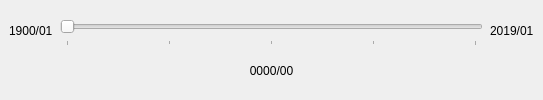
<?xml version="1.0" encoding="UTF-8"?>
<ui version="4.0">
 <class>DockWidget</class>
 <widget class="QDockWidget" name="DockWidget">
  <property name="geometry">
   <rect>
    <x>0</x>
    <y>0</y>
    <width>543</width>
    <height>100</height>
   </rect>
  </property>
  <property name="minimumSize">
   <size>
    <width>333</width>
    <height>100</height>
   </size>
  </property>
  <property name="maximumSize">
   <size>
    <width>524287</width>
    <height>100</height>
   </size>
  </property>
  <property name="windowTitle">
   <string>DockWidget</string>
  </property>
  <widget class="QWidget" name="dockWidgetContents">
   <layout class="QGridLayout" name="gridLayout">
    <property name="topMargin">
     <number>11</number>
    </property>
    <item row="0" column="0">
     <layout class="QVBoxLayout" name="verticalLayout">
      <property name="spacing">
       <number>0</number>
      </property>
      <property name="leftMargin">
       <number>0</number>
      </property>
      <property name="topMargin">
       <number>0</number>
      </property>
      <property name="rightMargin">
       <number>0</number>
      </property>
      <property name="bottomMargin">
       <number>0</number>
      </property>
      <item>
       <layout class="QHBoxLayout" name="horizontalLayout">
        <property name="spacing">
         <number>7</number>
        </property>
        <item>
         <widget class="QLabel" name="label_begin">
          <property name="text">
           <string>1900/01</string>
          </property>
         </widget>
        </item>
        <item>
         <widget class="QSlider" name="horizontalSlider">
          <property name="minimumSize">
           <size>
            <width>0</width>
            <height>30</height>
           </size>
          </property>
          <property name="minimum">
           <number>0</number>
          </property>
          <property name="maximum">
           <number>100</number>
          </property>
          <property name="tracking">
           <bool>true</bool>
          </property>
          <property name="orientation">
           <enum>Qt::Horizontal</enum>
          </property>
          <property name="tickPosition">
           <enum>QSlider::TicksBelow</enum>
          </property>
          <property name="tickInterval">
           <number>25</number>
          </property>
         </widget>
        </item>
        <item>
         <widget class="QLabel" name="label_end">
          <property name="text">
           <string>2019/01</string>
          </property>
         </widget>
        </item>
       </layout>
      </item>
      <item>
       <widget class="QLabel" name="label_current">
        <property name="text">
         <string>0000/00</string>
        </property>
        <property name="alignment">
         <set>Qt::AlignCenter</set>
        </property>
       </widget>
      </item>
     </layout>
    </item>
   </layout>
  </widget>
 </widget>
 <resources/>
 <connections>
  <connection>
   <sender>horizontalSlider</sender>
   <signal>sliderReleased()</signal>
   <receiver>DockWidget</receiver>
   <slot>on_value_changed()</slot>
   <hints>
    <hint type="sourcelabel">
     <x>199</x>
     <y>52</y>
    </hint>
    <hint type="destinationlabel">
     <x>199</x>
     <y>50</y>
    </hint>
   </hints>
  </connection>
  <connection>
   <sender>horizontalSlider</sender>
   <signal>valueChanged(int)</signal>
   <receiver>DockWidget</receiver>
   <slot>on_value_changed()</slot>
   <hints>
    <hint type="sourcelabel">
     <x>199</x>
     <y>52</y>
    </hint>
    <hint type="destinationlabel">
     <x>199</x>
     <y>50</y>
    </hint>
   </hints>
  </connection>
 </connections>
</ui>
